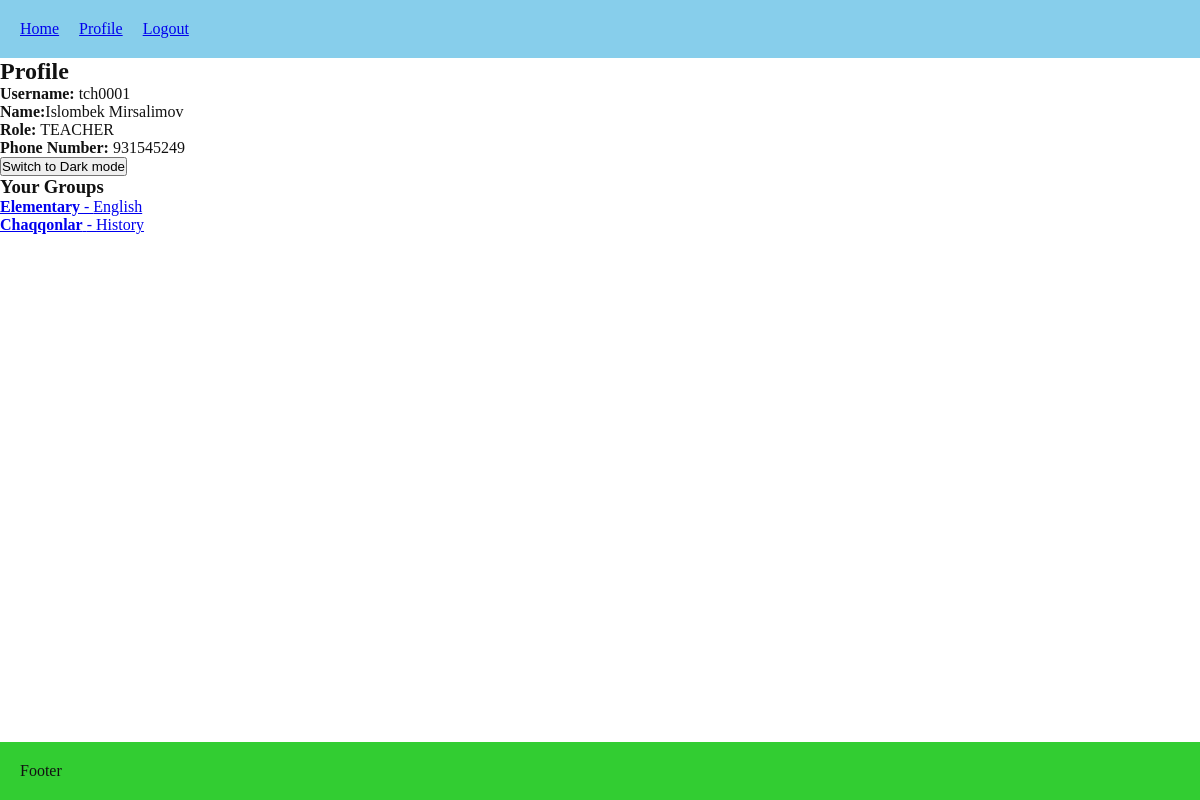
Page /users/profile/ (signed in) on the committed database.
### users/models.py (models this page shows, shortened)
class User(AbstractUser):
    username = models.CharField(
        max_length=150,
        unique=True,
        blank=True,
        editable=False
    )
    class Role(models.TextChoices):
        ADMIN = 'ADMIN', 'Admin'
        TEACHER = 'TEACHER', 'Teacher'
        STUDENT = 'STUDENT', 'Student'
    ROLE_PREFIXES = {
        Role.ADMIN: 'adm',
        Role.TEACHER: 'tch',
        Role.STUDENT: 'std',
    }
    role = models.CharField(max_length=20, choices=Role.choices, default=Role.STUDENT)
    phone_number = models.CharField(max_length=15, blank=True)
    must_reset_password = models.BooleanField(default=True)
    class Meta:
        constraints = [
            models.UniqueConstraint(fields=["first_name", "last_name", "role"], name="unique_full_name_per_role")
        ]

### lessons/models.py (models this page shows, shortened)
class Group(models.Model):
    name = models.CharField(max_length=100, unique=True)
    subject = models.ForeignKey(Subject, on_delete=models.RESTRICT, related_name="groups")
    teacher = models.ForeignKey(User, on_delete=models.CASCADE, limit_choices_to={"role": "TEACHER"}, related_name="teaching_groups")
    homework_description = models.TextField(blank=True, null=True)
    homework_updated_at = models.DateTimeField(blank=True, null=True)
    default_payment_amount = models.DecimalField(max_digits=10, decimal_places=2, blank=True, null=True)
    week_days = models.CharField(max_length=50, blank=True, null=True)
    start_time = models.TimeField(blank=True, null=True)
    end_time = models.TimeField(blank=True, null=True)
    start_date = models.DateField(default=date.today)
    end_date = models.DateField(blank=True, null=True)

class Subject(models.Model):
    name = models.CharField(max_length=100, unique=True)
    def __str__(self):
        return self.name

### users/views.py (the view, shortened to what this page needs)
# urls.py: path("profile/", views.profile, name="profile"),
@login_required
def profile(request):
    user = request.user
    context = {
        "profile_user": user,
    }
    if user.role == User.Role.TEACHER:
        groups = (
            Group.objects
            .filter(teacher=user)
            .select_related("subject", "teacher")
            .prefetch_related("enrollments__student")
        )
        context["groups"] = groups
    return render(request, "users/profile.html", context)

### users/templates/users/profile.html (shortened to what this page needs)
{% extends "core/base.html" %}
{% block content %}
<h2>Profile</h2>
<p><strong>Username:</strong> {{ profile_user.username }}</p>
<p><strong>Name:</strong>{{ profile_user.first_name }} {{ profile_user.last_name }}</p>
<p><strong>Role:</strong> {{ profile_user.role }}</p>
<p><strong>Phone Number:</strong> {{ profile_user.phone_number }}</p>
<form method="post" action="{% url 'users:toggle_theme' %}">
  <button type="submit">
    Switch to {% if request.user.settings.theme == "LIGHT" %}Dark{% else %}Light{% endif %} mode
  </button>
</form>
{% if profile_user.role == "ADMIN" %}
{% elif profile_user.role == "TEACHER" %}
    <h3>Your Groups</h3>
    <ul>
        {% for group in groups %}
            <li>
                <a href="{% url 'lessons:group_detail' group.id %}"><strong>{{ group.name }}</strong> - {{ group.subject }}</a>
            </li>
        {% empty %}
            <li>No groups assigned.</li>
        {% endfor %}
    </ul>
{% endif %}
{% endblock %}

### core/static/core/style.css (style rules this page uses)
* { box-sizing: border-box; margin: 0; padding: 0; list-style: none; }
:root { font-size: 12; --theme-color: skyblue; --secondary-color: limegreen; }
.theme-light { --bg: #ffffff; --text: #111111; --surface: #f5f5f5; --border: #e0e0e0; }
body { background-color: var(--bg); color: var(--text); display: flex; flex-direction: column; min-height: 100vh; }
a { transition: 0.3s; }

### rows in the picture
User: username "tch0001", first_name "Islombek", last_name "Mirsalimov", role "TEACHER", phone_number "931545249"
Group: name "Elementary", subject "English"
Group: name "Chaqqonlar", subject "History"
